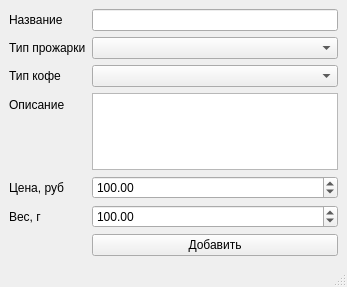
<?xml version="1.0" encoding="UTF-8"?>
<ui version="4.0">
 <class>MainWindow</class>
 <widget class="QMainWindow" name="MainWindow">
  <property name="geometry">
   <rect>
    <x>0</x>
    <y>0</y>
    <width>347</width>
    <height>287</height>
   </rect>
  </property>
  <property name="windowTitle">
   <string>MainWindow</string>
  </property>
  <widget class="QWidget" name="centralwidget">
   <layout class="QFormLayout" name="formLayout">
    <item row="0" column="0">
     <widget class="QLabel" name="label">
      <property name="text">
       <string>Название</string>
      </property>
     </widget>
    </item>
    <item row="0" column="1">
     <widget class="QLineEdit" name="name"/>
    </item>
    <item row="1" column="0">
     <widget class="QLabel" name="label_2">
      <property name="text">
       <string>Тип прожарки</string>
      </property>
     </widget>
    </item>
    <item row="1" column="1">
     <widget class="QComboBox" name="roasting"/>
    </item>
    <item row="2" column="0">
     <widget class="QLabel" name="label_3">
      <property name="text">
       <string>Тип кофе</string>
      </property>
     </widget>
    </item>
    <item row="2" column="1">
     <widget class="QComboBox" name="coffee_type"/>
    </item>
    <item row="3" column="0">
     <widget class="QLabel" name="label_4">
      <property name="text">
       <string>Описание</string>
      </property>
     </widget>
    </item>
    <item row="3" column="1">
     <widget class="QPlainTextEdit" name="description"/>
    </item>
    <item row="4" column="0">
     <widget class="QLabel" name="label_5">
      <property name="text">
       <string>Цена, руб</string>
      </property>
     </widget>
    </item>
    <item row="4" column="1">
     <widget class="QDoubleSpinBox" name="price">
      <property name="maximum">
       <double>1000000000000.000000000000000</double>
      </property>
      <property name="value">
       <double>100.000000000000000</double>
      </property>
     </widget>
    </item>
    <item row="5" column="0">
     <widget class="QLabel" name="label_6">
      <property name="text">
       <string>Вес, г</string>
      </property>
     </widget>
    </item>
    <item row="5" column="1">
     <widget class="QDoubleSpinBox" name="weight">
      <property name="maximum">
       <double>1000000000000.000000000000000</double>
      </property>
      <property name="value">
       <double>100.000000000000000</double>
      </property>
     </widget>
    </item>
    <item row="6" column="1">
     <widget class="QPushButton" name="btn">
      <property name="text">
       <string>Добавить</string>
      </property>
     </widget>
    </item>
   </layout>
  </widget>
  <widget class="QMenuBar" name="menubar">
   <property name="geometry">
    <rect>
     <x>0</x>
     <y>0</y>
     <width>347</width>
     <height>21</height>
    </rect>
   </property>
  </widget>
  <widget class="QStatusBar" name="statusbar"/>
 </widget>
 <resources/>
 <connections/>
</ui>
